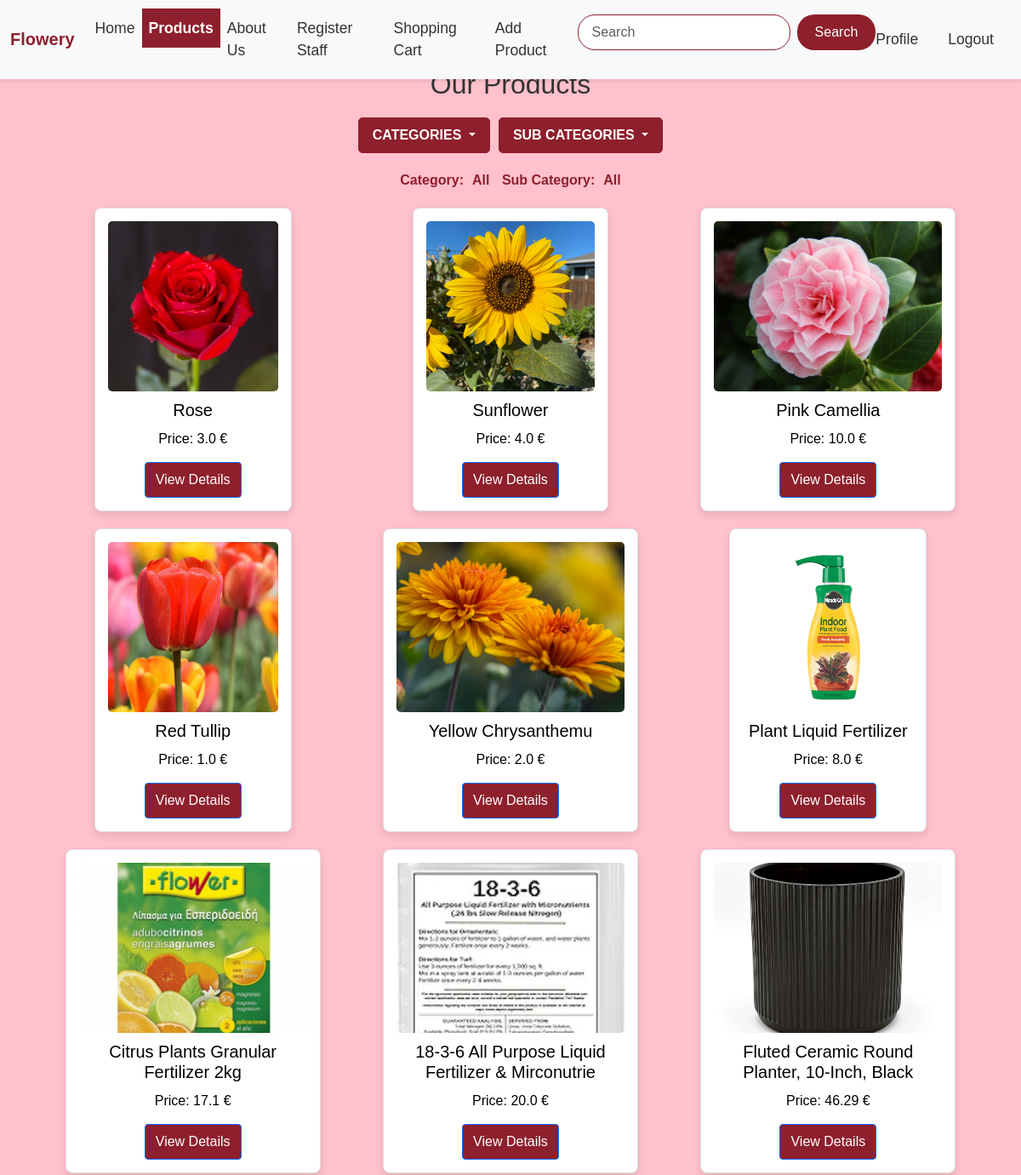
Page /products/ (signed in, upper part) on the earlier database version.
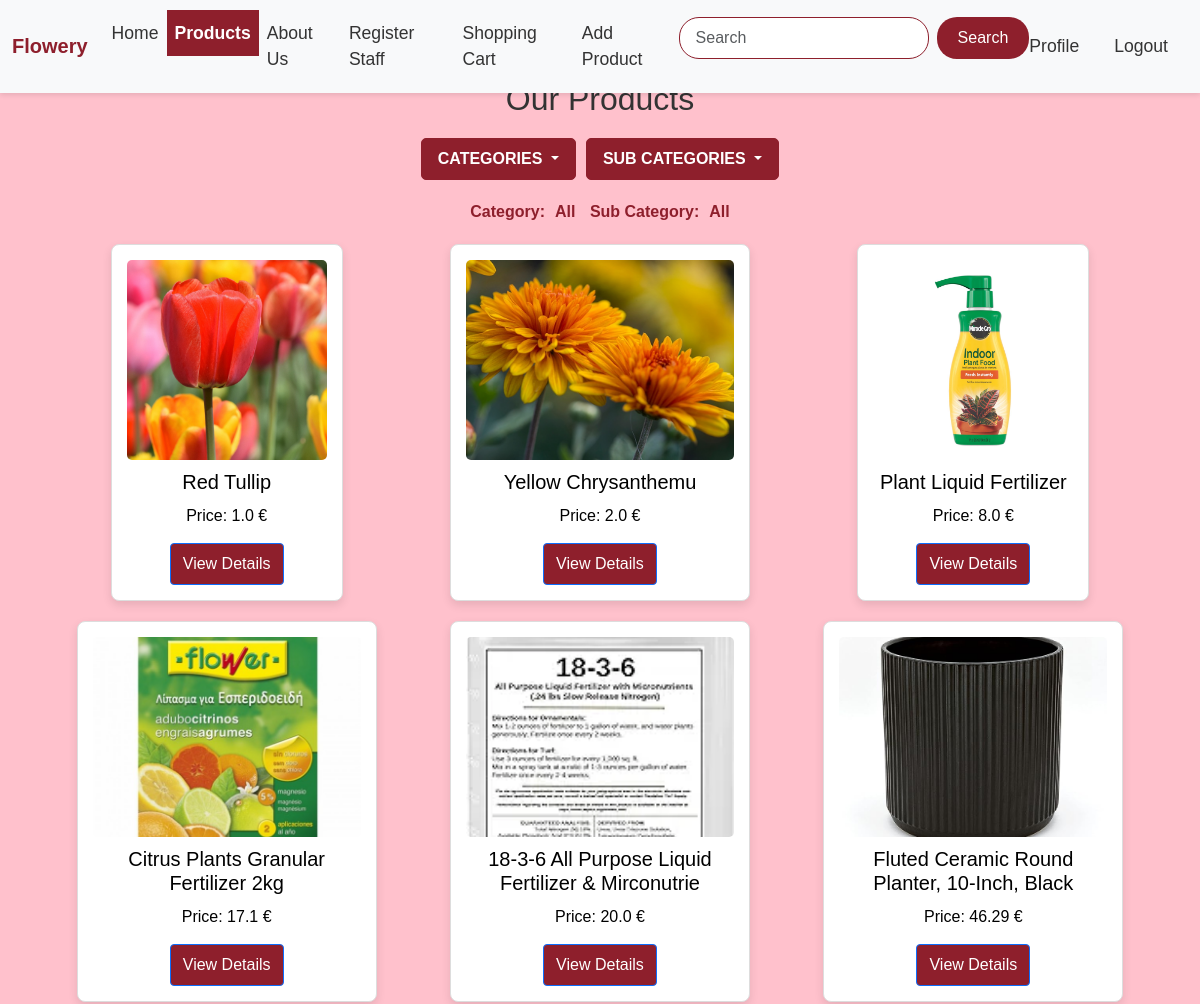
Same page on the later database version.
### pinelli_site/models.py (models this page shows)
class Product(models.Model):# model for table in sql with name Product
    title=models.CharField(max_length=50)#create field called title that is varchar(50)
    price=models.FloatField()
    description=models.TextField()
    category=models.CharField(max_length=20)
    sub_category=models.CharField(max_length=20)
    indoors=models.BooleanField()
    image=models.ImageField(upload_to="static/images")

### pinelli_site/views.py (the view)
# urls.py: path("products/",views.products,name="products"),
def products(request):#sinartisi pou servirei tin products selida tou site
    product_list=Product.objects.all()#pairno ta products apo database
    products=[{"id":product.id,"title":product.title,"price":product.price,"description":product.description,"category":product.category, "sub_category":product.sub_category, "indoors": product.indoors, "image": product.image.url } for product in product_list]
    return render(request,"products.html",{"products":product_list,"products_str":json.dumps(products)})

### templates/products.html (shortened to what this page needs)
{% extends "base.html" %}
{% block header %}
<link rel="stylesheet" href="/static/css/products.css">
{% endblock %}
{% block body %}
<div class="container">
    <div class="products">
        <h2>Our Products</h2>
        <div class="filters">
            <div id="categories" class="btn-group">
                <button type="button" class="btn dropdown-toggle" data-bs-toggle="dropdown" aria-expanded="false">
                    Categories
                </button>
            </div>
            <div id="subcategories" class="btn-group">
                <button type="button" class="btn dropdown-toggle" data-bs-toggle="dropdown" aria-expanded="false">
                    Sub Categories
                </button>
            </div>
        </div>
        <div class="selected-categories">
            <p>Category:</p><p id="sel_cat">All</p>
            <p>Sub Category:</p><p id="sel_sub_cat">All</p>
        </div>
        <div id="product-list" class="product-list">
            {% for product in products %}
            <div class="product-card">
                <img src="/{{ product.image }}" alt="{{ product.title }}">
                <h3>{{ product.title }}</h3>
                <p>Price: {{ product.price }} €</p>
                <a href="/product/{{ product.id }}" class="btn btn-primary">View Details</a>
            </div>
            {% endfor %}
        </div>
    </div>
</div>
{% endblock %}

Differences in the rows shown:
removed Product: image (picture), title "Rose", price "3.0"
removed Product: image (picture), title "Sunflower", price "4.0"
removed Product: image (picture), title "Pink Camellia", price "10.0"
